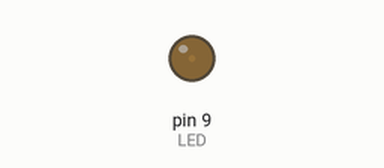
A sketch run on a simulated Arduino Uno, built with avr-gcc and run on an emulated ATmega328P. Parts: output pins drawn as LEDs (lit = HIGH).

Above: at 0.15 s.
At 1.35 s:
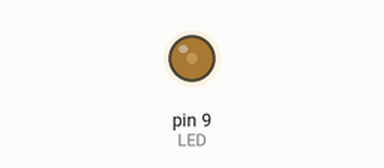
At 2.55 s:
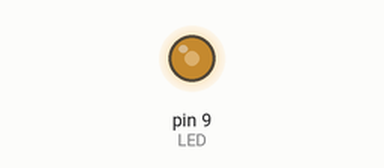
At 5.2 s:
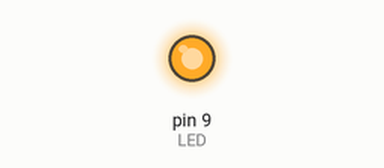
Timing chart, 0 to 6.7 s (numbered marks = the images above):
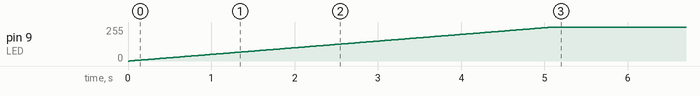

The sketch:

breathing_led_control_brightness_of_led1.ino
```cpp
// C++ code
//
int LED = 9;
void setup()
{
  pinMode(LED, OUTPUT);
}

void loop()
{
  for (int a = 0; a < 256; a++)
  {
    analogWrite(LED, a);
    delay(20);
  }
    for (int a = 255; a >=0; a++)
  {
    analogWrite(LED, a);
    delay(20);
  }
  delay(200);
}
```

Measured:
- by itself, pin 9 (LED): moves from 0/255 to 255/255 over 5.1 s
